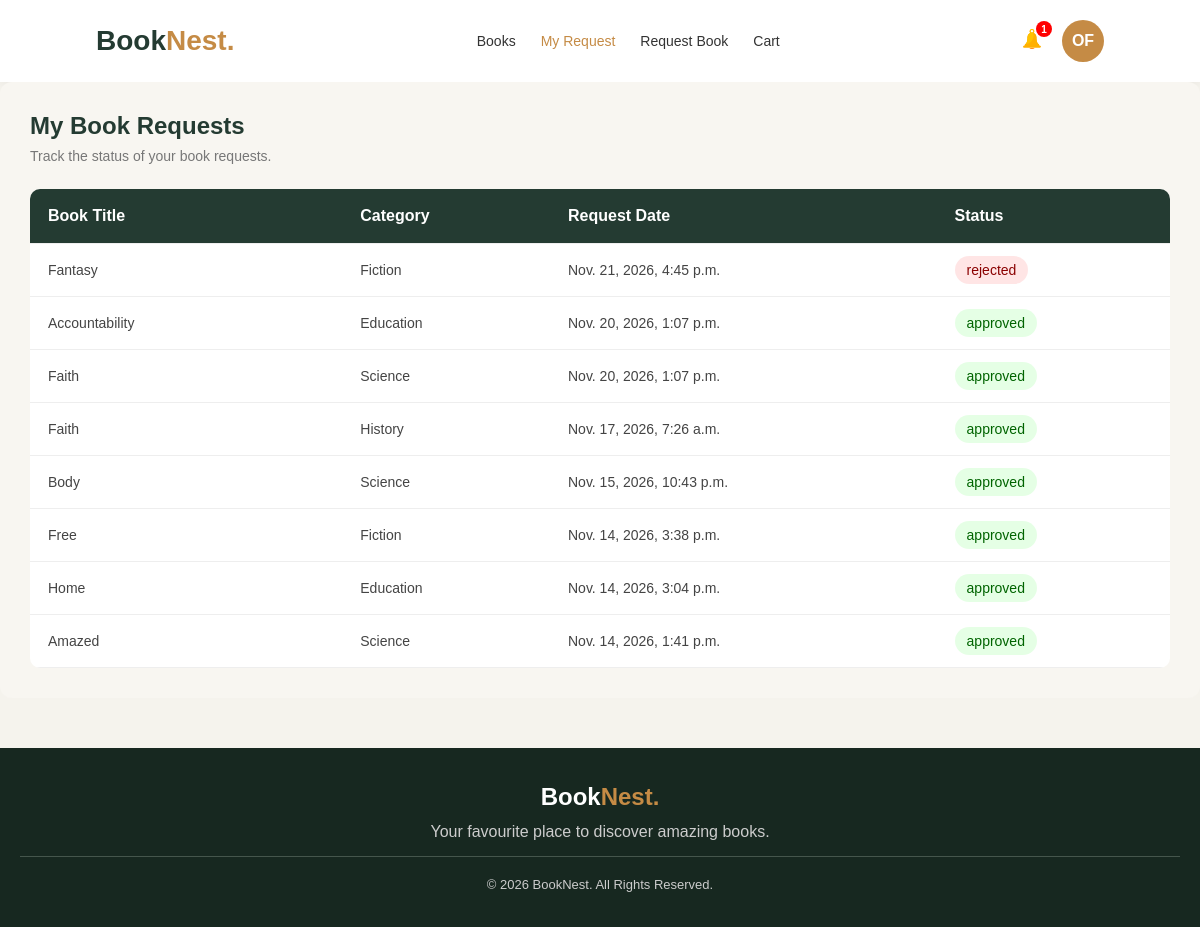
Page /bookrequests/my-request (signed in) on the committed database.
### bookrequests/models.py (models this page shows)
class bookRequest(models.Model):
    status_choice = [
        ('', 'select choice'),
        ('pending', 'pending'),
        ('approved', 'approved'),
        ('rejected', 'rejected')
    ]
    member = models.ForeignKey(
        settings.AUTH_USER_MODEL,
        on_delete = models.CASCADE
    )
    status = models.CharField(
        choices = status_choice,
        default = 'pending'
    )
    title = models.CharField()
    category = models.CharField()
    date_requested = models.DateTimeField(auto_now_add = True)

### bookrequests/views.py (the view)
# urls.py: path('my-request', views.my_requests, name="my-request"),
@login_required
def my_requests(request):
    requests = bookRequest.objects.filter(
        member=request.user
    ).order_by('-date_requested')
    unread_count = Notification.objects.filter(
        recipient=request.user,
        is_read=False
    ).count()
    return render(request, 'requestdata.html', {
        'requests': requests,
        'unread_count': unread_count
    })

### bookrequests/templates/requestdata.html (shortened to what this page needs)
{% load static %}
<!DOCTYPE html>
<html lang="en">
<head>
    <link rel="stylesheet" href="{% static 'css/requestdata.css' %}">
</head>
<body>
    <header>
        <nav class="navbar">
            <h2 class="logo">Book<span>Nest.</span></h2>
            <ul class="nav-links">
                <li><a href="/books/book">Books</a></li>
                <li><a href="/bookrequests/my-request" class="active">My Request</a></li>
                <li><a href="/bookrequests/request-form">Request Book</a></li>
                <li><a href="/carts/cart">Cart</a></li>
            </ul>
            <div class="header2">
                <a href="{% url 'notification' %}" class="notification-icon">
                    <img src="{% static 'image/notification.svg' %}"
                        style="width: 20px; height: 20px;">
                    {% if unread_count > 0 %}
                        <span class="notification-badge">
                            {{ unread_count }}
                        </span>
                    {% endif %}
                </a>
                <div class="account-menu">
                    <button type="button" class="profile-button">
                        <span class="profile-initials">
                            {% if request.user.first_name or request.user.last_name %}
                                {{ request.user.first_name|first|upper }}{{ request.user.last_name|first|upper }}
                            {% else %}
                                {{ request.user.username|first|upper }}
                            {% endif %}
                        </span>
                    </button>
                </div>
            </div>
        </nav>
    </header>
    <section class="requests-section">
        <div class="section-heading">
            <div>
                <h2>My Book Requests</h2>
                <p>Track the status of your book requests.</p>
            </div>
        </div>
        <div class="requests-table">
            <table>
                <thead>
                    <tr>
                        <th>Book Title</th>
                        <th></th>
                        <th>Category</th>
                        <th>Request Date</th>
                        <th>Status</th>
                    </tr>
                </thead>
                <tbody>
                    {% for request in requests %}
                    <tr>
                        <td>{{request.title}}</td>
                        <td>{{request.author}}</td>
                        <td>{{request.category}}</td>
                        <td>{{request.date_requested}}</td>
                        <td>
                            {% if request.status == 'pending' %}
                                <span class="pending">{{ request.status }}</span>
                            {% elif request.status == 'approved' %}
                                <span class="approved">{{ request.status }}</span>
                            {% elif request.status == 'rejected' %}
                                <span class="rejected">{{ request.status }}</span>
                            {% endif %}
                        </td>
                    </tr>
                    {% empty %}
                    <tr>
                        <td colspan="4">You have not made any book requests yet.</td>
                    </tr>
                    {% endfor %}
                </tbody>
            </table>
        </div>
    </section>
    <footer>
        <h2>Book<span>Nest.</span></h2>
        <p>Your favourite place to discover amazing books.</p>
        <p class="copyright">© 2026 BookNest. All Rights Reserved.</p>
    </footer>
</body>
</html>

### bookrequests/static/css/requestdata.css (style rules this page uses)
* { margin: 0; padding: 0; box-sizing: border-box; font-family: Arial, sans-serif; }
html, body { min-height: 100%; }
section { flex: 1; width: 100%; }
body { background: #f5f3ed; color: #292929; display: flex; flex-direction: column; min-height: 100vh; }
header { background: white; padding: 20px 8%; box-shadow: 0 2px 10px rgba(0,0,0,0.05); }
.navbar { display: flex; justify-content: space-between; align-items: center; }
.logo { color: #243b32; font-size: 28px; }
.logo span, footer h2 span { color: #c58b45; }
.navbar ul { display: flex; list-style: none; gap: 25px; }
.navbar ul a { text-decoration: none; color: #333; font-size: 14px; }
.navbar ul a:hover, .navbar ul a.active { color: #c58b45; }
.header2 { display: flex; align-items: center; gap: 20px; }
.account-menu { position: relative; display: inline-block; }
.profile-button { border: none; background: none; cursor: pointer; }
.profile-initials { width: 42px; height: 42px; border-radius: 50%; background: #c58b45; color: white; display: flex; justify-content: center; align-items: center; font-size: 16px; font-weight: bold; }
.notification-icon { position: relative; display: inline-block; }
.notification-badge { position: absolute; top: -8px; right: -10px; background: red; color: white; font-size: 10px; font-weight: bold; min-width: 16px; height: 16px; border-radius: 50%; display: flex; justify-content: center; align-items: center; padding: 2px; }
.requests-section { background: #f8f6f1; height: 100%; padding: 30px; border-radius: 12px; }
.section-heading { margin-bottom: 25px; }
.section-heading h2 { color: #243b32; margin-bottom: 8px; }
.section-heading p { color: #777; font-size: 14px; }
.requests-table { background: white; border-radius: 10px; overflow-x: auto; }
.requests-table table { width: 100%; border-collapse: collapse; min-width: 600px; }
.requests-table th, .requests-table td { padding: 18px; text-align: left; border-bottom: 1px solid #eee; }
.requests-table th { background: #243b32; color: white; }
.requests-table td { color: #444; font-size: 14px; }
.approved { background: rgba(0, 255, 0, 0.1); color: darkgreen; padding: 6px 12px; border-radius: 20px; }
.rejected { background: rgba(255, 0, 0, 0.1); color: darkred; padding: 6px 12px; border-radius: 20px; }
footer { background: #172820; color: white; margin-top: 50px; text-align: center; padding: 35px 20px; }
footer h2 { margin-bottom: 12px; }
footer p { color: #ccc; margin-bottom: 15px; }
.copyright { border-top: 1px solid #45564c; padding-top: 20px; margin-bottom: 0; font-size: 13px; }

### rows in the picture
bookRequest: title "Fantasy", category "Fiction", date_requested "Nov. 21, 2026, 4:45 p.m.", status "rejected"
bookRequest: title "Accountability", category "Education", date_requested "Nov. 20, 2026, 1:07 p.m.", status "approved"
bookRequest: title "Faith", category "Science", date_requested "Nov. 20, 2026, 1:07 p.m.", status "approved"
bookRequest: title "Faith", category "History", date_requested "Nov. 17, 2026, 7:26 a.m.", status "approved"
bookRequest: title "Body", category "Science", date_requested "Nov. 15, 2026, 10:43 p.m.", status "approved"
bookRequest: title "Free", category "Fiction", date_requested "Nov. 14, 2026, 3:38 p.m.", status "approved"
bookRequest: title "Home", category "Education", date_requested "Nov. 14, 2026, 3:04 p.m.", status "approved"
bookRequest: title "Amazed", category "Science", date_requested "Nov. 14, 2026, 1:41 p.m.", status "approved"

### other values in the picture
{{ unread_count }} "1"
{{ request.user.first_name|first|upper }} "O"
{{ request.user.last_name|first|upper }} "F"
